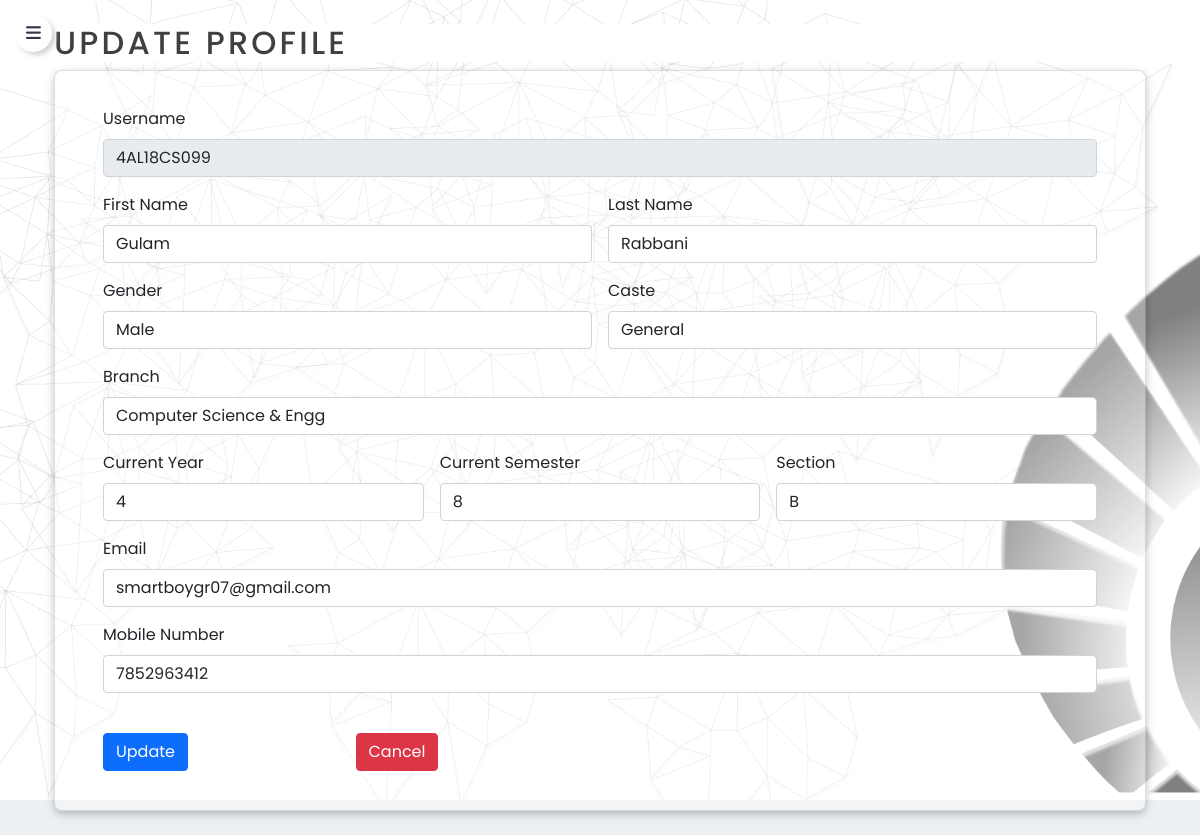
Before: /Student_Dashboard_Panel/update-profile.php (signed in) with the older database file.
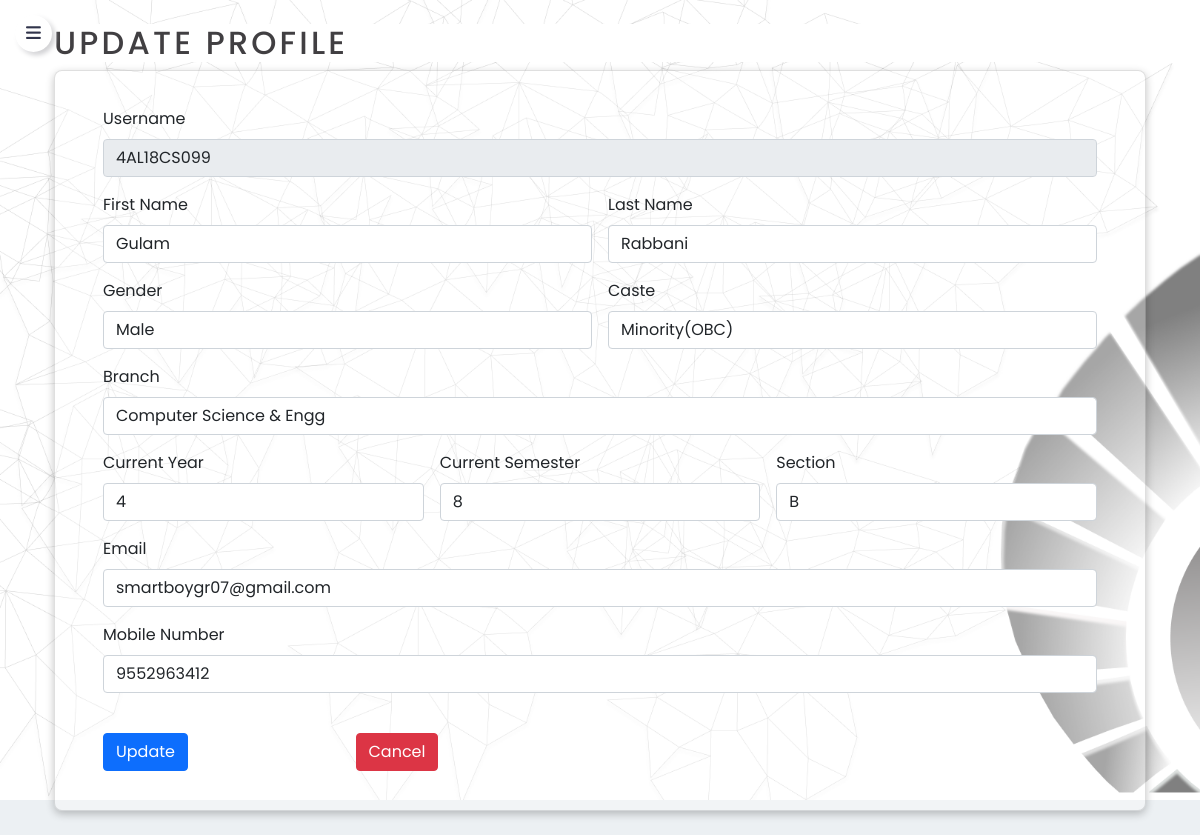
After: the same page with the newer database file.
### tables this page shows
CREATE TABLE `users` (
  `id` int(11) NOT NULL,
  `username` varchar(100) NOT NULL,
  `passwd` varchar(100) NOT NULL,
  `first_name` varchar(100) NOT NULL,
  `last_name` varchar(100) NOT NULL,
  `gender` text NOT NULL,
  `caste` varchar(20) NOT NULL,
  `email` varchar(100) NOT NULL,
  `dept` text NOT NULL,
  `year` tinyint(4) NOT NULL,
  `semester` int(11) NOT NULL,
  `section` char(1) NOT NULL,
  `phone` char(10) NOT NULL,
  `created_at` timestamp NOT NULL DEFAULT current_timestamp() ON UPDATE current_timestamp()
);

### Student_Dashboard_Panel/update-profile.php (the view, shortened to what the changed rows need)
<?php
include("sidebar-layout.php");
require_once("../db/config.php");
$username = $_SESSION['username'];
$query = "SELECT * FROM users WHERE username = '$username'";
$result = $link->query($query);
foreach ($result as $row) {
?>
    <section>
        <div class="container p-4">
            <h2 style="letter-spacing: 0.2rem; background:rgba(255,255,255, 1); color: #413F42;">UPDATE PROFILE</h2>
            <div class="card card-img mt-2">
                <div class="mx-5">
                    <form action="<?php echo htmlspecialchars($_SERVER["PHP_SELF"]); ?>" method="post" class="row g-3">
                        <div class="col-md-12">
                            <label for="username" class="form-label mt-3">Username</label>
                            <input type="text" name="username" class="form-control" value="<?php echo strtoupper($username); ?>" id="username" disabled readonly />
                        </div>
                        <div class="col-md-6">
                            <label for="first-name" class="form-label">First Name</label>
                            <input type="text" name="f-name" value="<?php echo ucwords($row['first_name']); ?>" class="form-control" id="first-name" placeholder="First Name" required />
                        </div>
                        <div class="col-md-6">
                            <label for="first-name" class="form-label">Last Name</label>
                            <input type="text" name="l-name" value="<?php echo ucwords($row['last_name']); ?>" class="form-control" id="first-name" placeholder="Last Name" required />
                        </div>
                        <div class="col-md-6">
                            <div class="form-group">
                                <label for="gender" class="form-label">Gender</label>
                                <select name="gender" id="gender" class="form-control" required>
                                    <option value="Male" <?php echo ($row['gender'] == "Male") ? 'selected' : ''; ?>>Male</option>
                                </select>
                            </div>
                        </div>
                        <div class="col-md-6">
                            <div class="form-group">
                                <label for="caste" class="form-label">Caste</label>
                                <select name="caste" id="caste" class="form-control" required>
                                    <option value="General" <?php echo ($row['caste'] == "General") ? 'selected' : ''; ?>>General</option>
                                    <option value="Minority" <?php echo ($row['caste'] == "Minority") ? 'selected' : ''; ?>>Minority(OBC)</option>
                                </select>
                            </div>
                        </div>
                        <div class="col-md-12">
                            <div class="form-group">
                                <label for="branch" class="form-label">Branch</label>
                                <select name="sel-branch" id="branch" class="form-control" required>
                                    <option value="COMPUTER SCIENCE & ENGG" <?php echo ($row['dept'] == "COMPUTER SCIENCE &amp; ENGG") ? 'selected' : ''; ?>>Computer Science & Engg</option>
                                </select>
                            </div>
                        </div>
                        <div class="col-md-4">
                            <label for="current-year" class="form-label">Current Year</label>
                            <input type="number" name="year" value="<?php echo $row['year']; ?>" min="1" max="4" class="form-control" id="current-year" placeholder="eg. 4" required>
                        </div>
                        <div class="col-md-4">
                            <label for="current-sem" class="form-label">Current Semester</label>
                            <input type="number" name="sem" value="<?php echo $row['semester']; ?>" min="1" max="8" class="form-control" id="current-sem" placeholder="eg. 7" required>
                        </div>
                        <div class="col-md-4">
                            <label for="section" class="form-label">Section</label>
                            <input type="text" name="section" value="<?php echo $row['section']; ?>" min="1" max="1" class="form-control" id="section" placeholder="eg. B" required>
                        </div>
                        <div class="col-md-12">
                            <label for="email" class="form-label">Email</label>
                            <input type="email" name="email" class="form-control" value="<?php echo $row['email']; ?>" id="email" placeholder="Valid e-mail address" />
                        </div>
                        <div class="col-md-12 mb-4">
                            <div class="form-group">
                                <label for="phone" class="form-label">Mobile Number</label>
                                <input type="tel" name="phone" value="<?php echo $row['phone']; ?>" class="form-control" id="phone" placeholder="10-digit mobile number" pattern="[0-9]{10}" minlength="10" maxlength="10" required />
                            </div>
                        </div>
                        <div class="col-md-2 mb-4 w-25">
                            <button type="submit" class="btn btn-primary">Update</button>
                        </div>
                        <div class="col-md-1 mb-4">
                            <a href="profile.php">
                                <button type="button" class="btn btn-danger">Cancel</button>
                            </a>
                        </div>
                    </form>
                </div>
            </div>
    </section>
<?php
}
?>

### Student_Dashboard_Panel/sidebar-layout.php (shortened to what the changed rows need)
<?php
require_once("../db/config.php");
$username = $_SESSION['username'];
$sql = "SELECT * FROM users WHERE username = '$username'";
$result = $link->query($sql);
foreach ($result as $row) {
?>
  <!DOCTYPE html>
  <html lang="en" dir="ltr">
  <head>
    <link href="https://cdn.jsdelivr.net/npm/bootstrap@5.1.3/dist/css/bootstrap.min.css" rel="stylesheet" />
    <link rel="stylesheet" href="https://cdnjs.cloudflare.com/ajax/libs/font-awesome/6.1.1/css/all.min.css" />
    <link rel="stylesheet" href="https://cdn.jsdelivr.net/npm/bootstrap-icons@1.8.1/font/bootstrap-icons.css">
    <link rel="stylesheet" href="../assets/style/style_std.css">
  </head>
  <body>
    <label class="button bars" for="check"><i class="fas fa-bars"></i></label>
  <?php
}
  ?>
  </body>
  </html>

Changed rows visible on the page:
changed users "Gulam": caste "General" → "Minority(OBC)"; phone "7852963412" → "9552963412"
